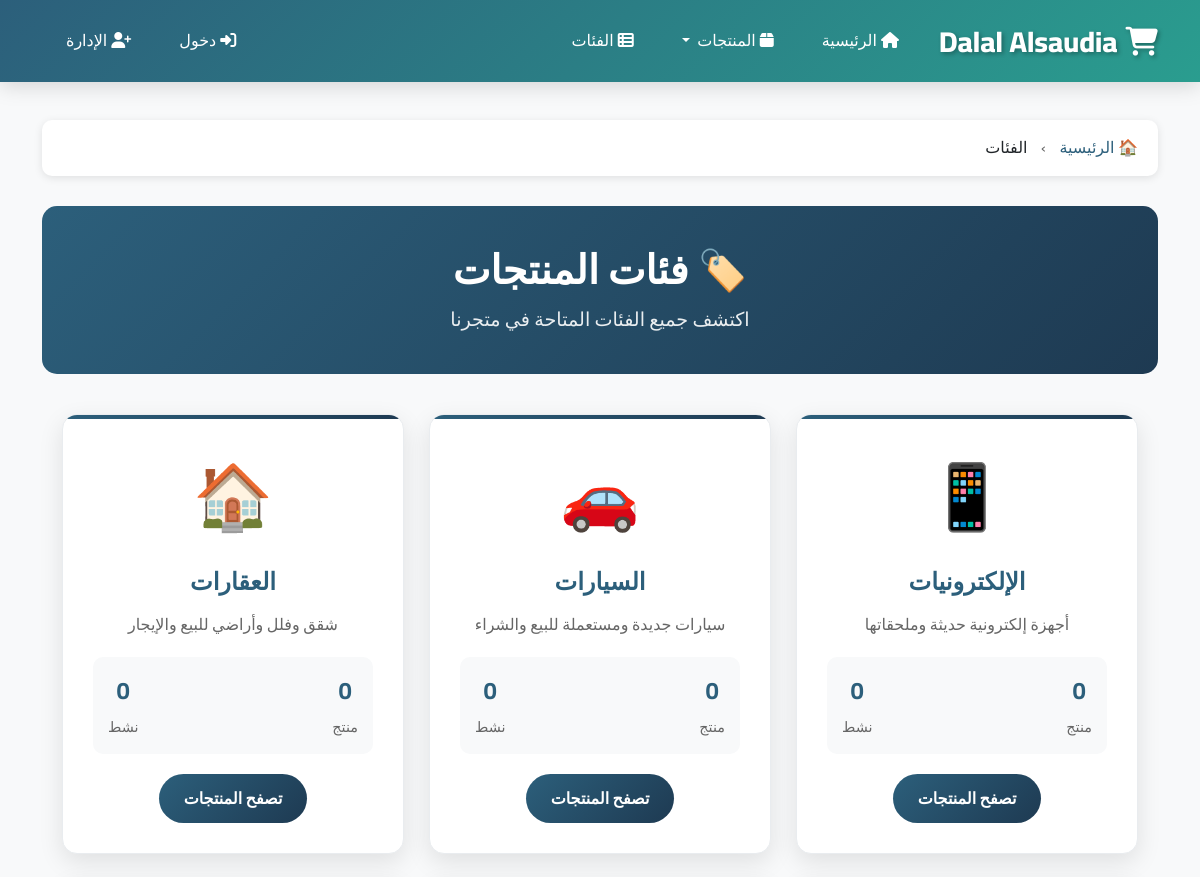
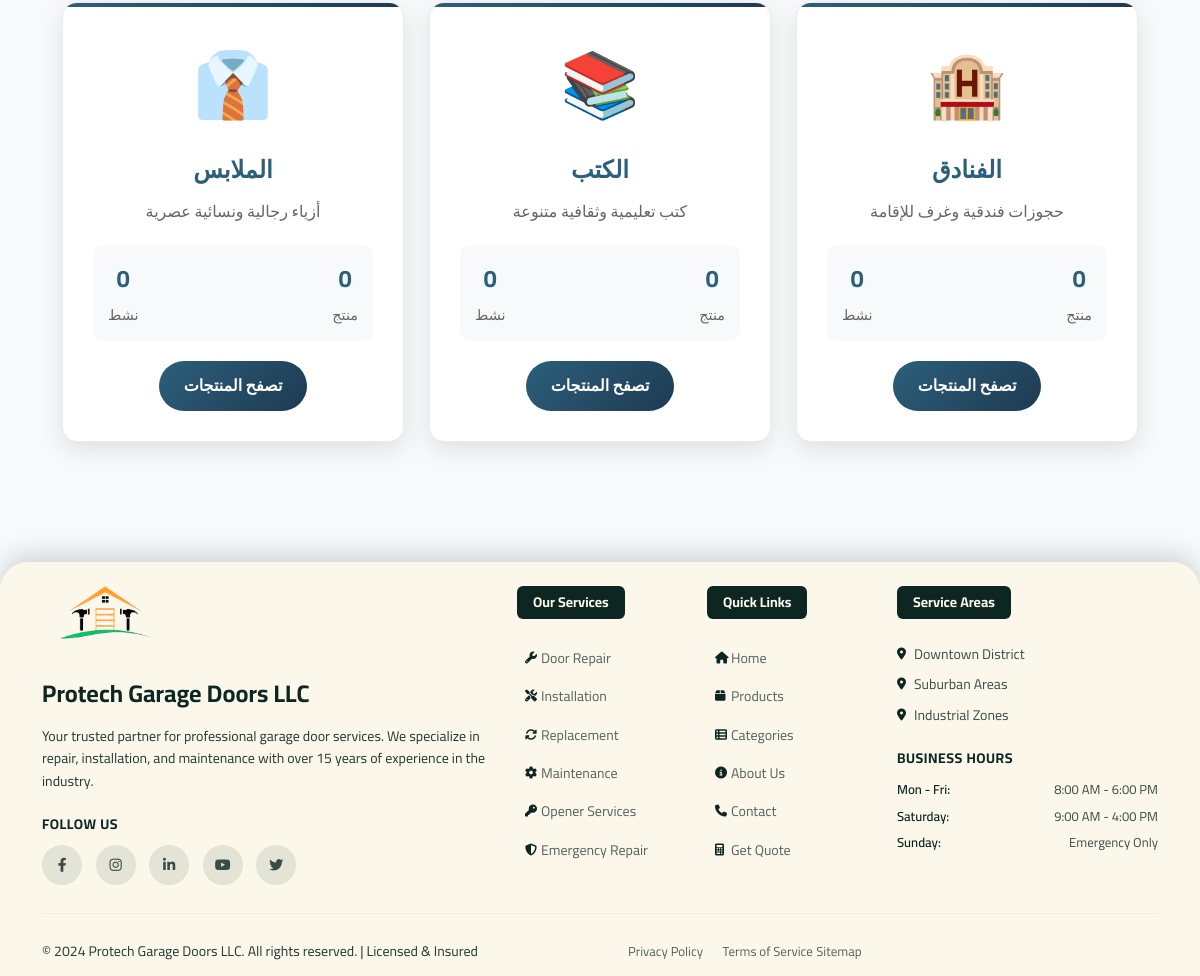
Page /categories/ on the committed database (2 pictures, top to bottom).
### categories/models.py (models this page shows, shortened)
class Category(models.Model):
    name = models.CharField(max_length=100)
    slug = models.SlugField(unique=True)
    parent = models.ForeignKey('self', on_delete=models.CASCADE, blank=True, null=True, related_name='subcategories')
    created_at = models.DateTimeField(auto_now_add=True)
    class Meta:
        verbose_name_plural = "Categories"

### categories/views.py (the view)
# urls.py: path('', views.CategoryListView.as_view(), name='list'),
class CategoryListView(ListView):
    model = Category
    template_name = 'categories/list.html'
    context_object_name = 'categories'
    def get_queryset(self):
        return Category.objects.filter(parent=None).annotate(
            total_products=Count('products'),
            active_products=Count('products', filter=Q(products__status='active'))
        ).order_by('name')

### templates/categories/list.html (shortened to what this page needs)
{% extends 'base.html' %}
{% load static %}
{% block content %}
<div class="categories-container">
    <div class="container">
        <div class="breadcrumbs">
            <a href="{% url 'home' %}">🏠 الرئيسية</a>
            <span class="separator">›</span>
            <span>الفئات</span>
        </div>
        <div class="categories-header">
            <h1>🏷️ فئات المنتجات</h1>
            <p>اكتشف جميع الفئات المتاحة في متجرنا</p>
        </div>
        {% if categories %}
            <div class="categories-grid">
                {% for category in categories %}
                    <div class="category-card">
                        <div class="category-icon">
                            {% if category.name == 'السيارات' %}🚗
                            {% elif category.name == 'العقارات' %}🏠
                            {% elif category.name == 'الفنادق' %}🏨
                            {% elif category.name == 'الإلكترونيات' %}📱
                            {% elif category.name == 'الملابس' %}👔
                            {% elif category.name == 'الكتب' %}📚
                            {% else %}📦
                            {% endif %}
                        </div>
                        <h3 class="category-name">{{ category.name }}</h3>
                        <div class="category-description">
                            {% if category.name == 'السيارات' %}
                                سيارات جديدة ومستعملة للبيع والشراء
                            {% elif category.name == 'العقارات' %}
                                شقق وفلل وأراضي للبيع والإيجار
                            {% elif category.name == 'الفنادق' %}
                                حجوزات فندقية وغرف للإقامة
                            {% elif category.name == 'الإلكترونيات' %}
                                أجهزة إلكترونية حديثة وملحقاتها
                            {% elif category.name == 'الملابس' %}
                                أزياء رجالية ونسائية عصرية
                            {% elif category.name == 'الكتب' %}
                                كتب تعليمية وثقافية متنوعة
                            {% else %}
                                منتجات متنوعة وعروض مميزة
                            {% endif %}
                        </div>
                        <div class="category-stats">
                            <div class="stat-item">
                                <div class="stat-number">{{ category.products.count }}</div>
                                <div class="stat-label">منتج</div>
                            </div>
                            <div class="stat-item">
                                <div class="stat-number">{{ category.products.count }}</div>
                                <div class="stat-label">نشط</div>
                            </div>
                        </div>
                        <a href="{% url 'categories:detail' category.slug %}" class="category-link">
                            تصفح المنتجات
                        </a>
                    </div>
                {% endfor %}
            </div>
        {% else %}
            <div class="no-categories">
                <div class="icon">📦</div>
                <h3>لا توجد فئات حالياً</h3>
                <p>سيتم إضافة فئات جديدة قريباً</p>
            </div>
        {% endif %}
    </div>
</div>
{% endblock %}

### templates/base.html (style rules this page uses)
:root { --primary-color: #2C5F7B; --secondary-color: #F4A261; --accent-color: #E76F51; --success-color: #2A9D8F; --warning-color: #F4A261; --danger-color: #E63946; --dark-color: #264653; --light-color: #F8F9FA; --gradient-primary: linear-gradient(135deg, #2C5F7B 0%, #2A9D8F 100%); --gradient-secondary: linear-gradient(135deg, #F4A261 0%, #E76F51 100%); --shadow-light: 0 2px 10px rgba(0, 0, 0, 0.1); --shadow-medium: 0 4px 20px rgba(0, 0, 0, 0.15); --shadow-heavy: 0 8px 30px rgba(0, 0, 0, 0.2); }
* { font-family: 'Cairo', sans-serif; }
body { background: #F8F9FA; font-weight: 400; line-height: 1.6; }

### templates/categories/list.html (style rules this page uses)
.categories-container { padding: 40px 0; background: #f8f9fa; min-height: 100vh; }
.categories-header { text-align: center; margin-bottom: 40px; padding: 40px 20px; background: linear-gradient(135deg, #2C5F7B 0%, #1e3a52 100%); color: white; border-radius: 15px; }
.categories-header h1 { font-size: 2.5rem; margin-bottom: 10px; font-weight: 600; }
.categories-header p { font-size: 1.2rem; opacity: 0.9; margin: 0; }
.categories-grid { display: grid; grid-template-columns: repeat(auto-fit, minmax(280px, 1fr)); gap: 25px; padding: 0 20px; }
.category-card { background: white; border-radius: 15px; padding: 30px; text-align: center; box-shadow: 0 8px 25px rgba(0, 0, 0, 0.1); transition: all 0.3s ease; border: 1px solid #e9ecef; position: relative; overflow: hidden; }
.category-card::before { content: ''; position: absolute; top: 0; left: 0; right: 0; height: 4px; background: linear-gradient(90deg, #2C5F7B, #1e3a52); }
.category-icon { font-size: 4rem; margin-bottom: 20px; display: block; }
.category-name { font-size: 1.5rem; font-weight: 600; color: #2C5F7B; margin-bottom: 15px; }
.category-description { color: #666; margin-bottom: 20px; line-height: 1.6; }
.category-stats { display: flex; justify-content: space-between; margin-bottom: 20px; padding: 15px; background: #f8f9fa; border-radius: 10px; }
.stat-item { text-align: center; }
.stat-number { font-size: 1.5rem; font-weight: bold; color: #2C5F7B; }
.stat-label { font-size: 0.9rem; color: #666; margin-top: 5px; }
.category-link { display: inline-block; background: linear-gradient(135deg, #2C5F7B 0%, #1e3a52 100%); color: white; padding: 12px 25px; border-radius: 25px; text-decoration: none; font-weight: 600; transition: all 0.3s ease; }
.breadcrumbs { background: white; padding: 15px 20px; border-radius: 10px; margin-bottom: 30px; box-shadow: 0 2px 8px rgba(0, 0, 0, 0.1); }
.breadcrumbs a { color: #2C5F7B; text-decoration: none; font-weight: 500; }
.breadcrumbs .separator { margin: 0 10px; color: #666; }

### rows in the picture
Category: name "الإلكترونيات", shows "أجهزة إلكترونية حديثة وملحقاتها", products.count "0"
Category: name "السيارات", shows "سيارات جديدة ومستعملة للبيع والشراء", products.count "0"
Category: name "العقارات", shows "شقق وفلل وأراضي للبيع والإيجار", products.count "0"
Category: name "الفنادق", shows "حجوزات فندقية وغرف للإقامة", products.count "0"
Category: name "الكتب", shows "كتب تعليمية وثقافية متنوعة", products.count "0"
Category: name "الملابس", shows "أزياء رجالية ونسائية عصرية", products.count "0"
